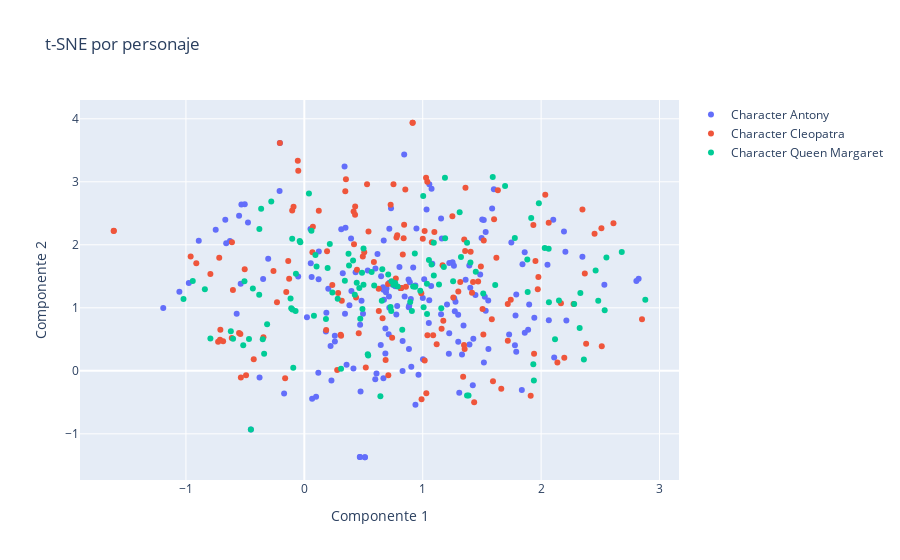

The notebook cell saved with this chart:
### Code cell
from sklearn.manifold import TSNE

# Configurar y ajustar t-SNE
tsne = TSNE(n_components=2, random_state=42, init="random")
X_train_red = tsne.fit_transform(X_train_tf)

fig = go.Figure()

# Añadir trazos para cada clase
for character in np.unique(y_train):
    mask_train = y_train == character
    fig.add_trace(go.Scatter(
        x=X_train_red[mask_train, 0],
        y=X_train_red[mask_train, 1],
        mode='markers',
        name=f'Character {character}'
    ))

# Configurar el layout
fig.update_layout(
    title='t-SNE por personaje',
    xaxis_title='Componente 1',
    yaxis_title='Componente 2'
)

# Mostrar el gráfico
fig.show()
